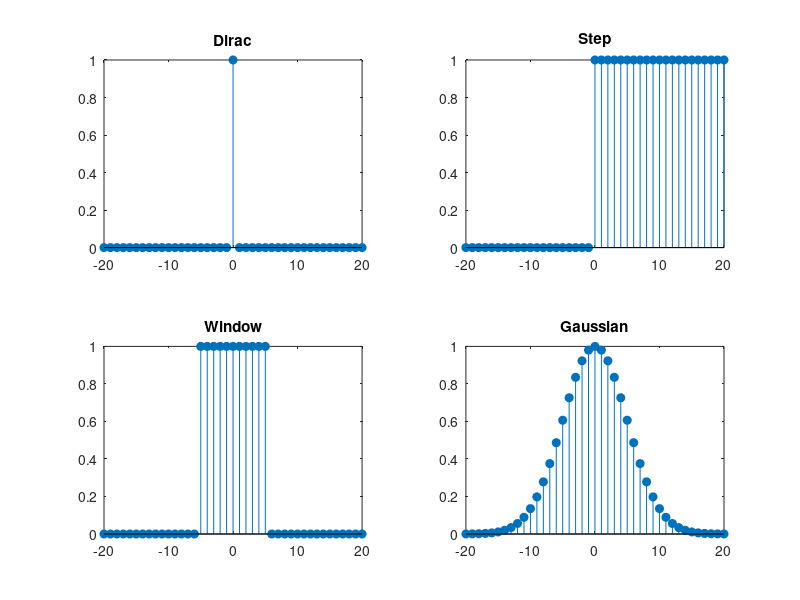

MATLAB code for this plot:

n = -20:20;  % axe discret
dirac_pulse = (n == 0);


step_signal = (n >= 0);

window_signal = (abs(n) <= 5);

gaussian_signal = exp(-(n.^2)/(2*5^2));


figure;
subplot(2,2,1); stem(n, dirac_pulse, 'filled'); title('Dirac');
subplot(2,2,2); stem(n, step_signal, 'filled'); title('Step');
subplot(2,2,3); stem(n, window_signal, 'filled'); title('Window');
subplot(2,2,4); stem(n, gaussian_signal, 'filled'); title('Gaussian');

